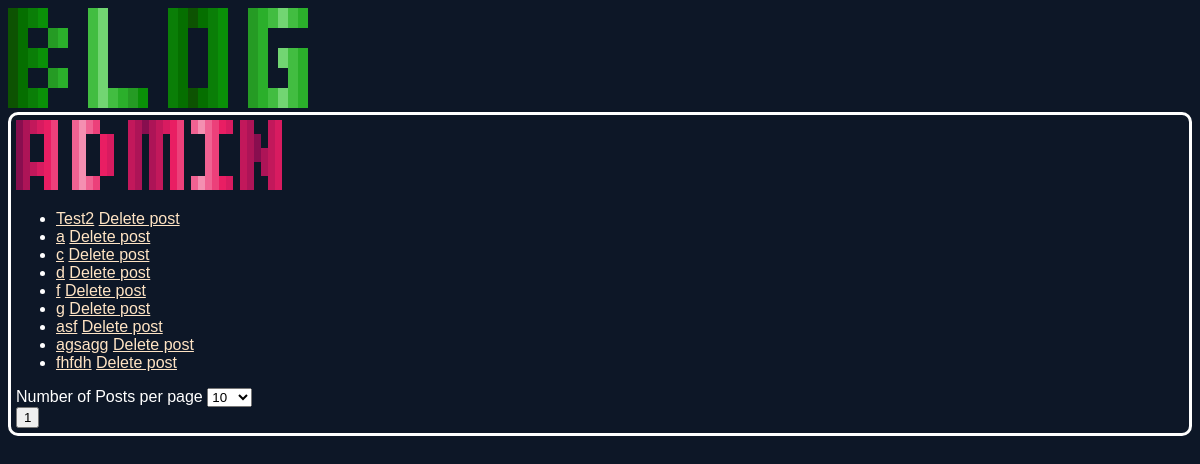
The page /admin/ on the database as committed earlier.
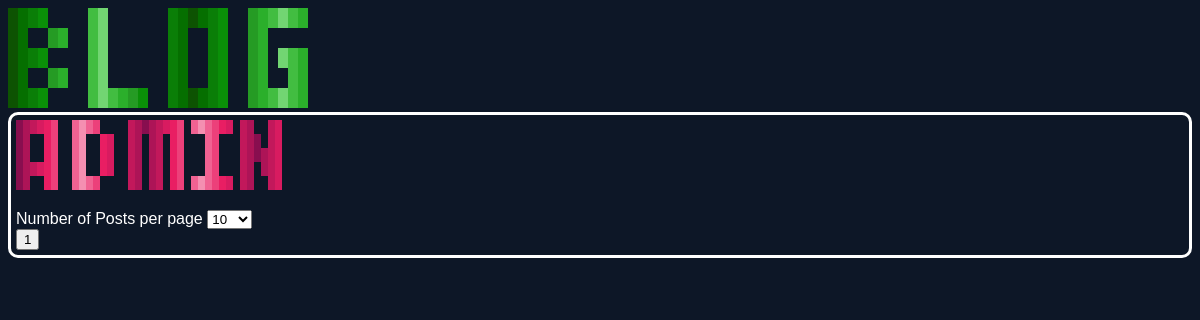
The same page on the database as committed later.
### app.py (models this page shows, shortened)
class Post(db.Model):
    id = db.Column(db.Integer, primary_key=True)
    title = db.Column(db.String(50), nullable=False)
    body = db.Column(db.String(500))
    date_created = db.Column(db.DateTime, default=datetime.now())

### app.py (the view)
@app.route("/admin/")
def admin():
    page = request.args.get("page")
    per_page = request.args.get("perpage")
    if page == None or not page.isdigit():
        page = 0
    else:
        page = int(page)
    if per_page == None or not per_page.isdigit():
        per_page = 10
    else:
        per_page = int(per_page)
    posts = Post.query.order_by(Post.date_created).all()
    pages = len(posts) // per_page + 1
    posts = posts[
        page*per_page:
        (page*per_page)+per_page
    ]
    return render_template("admin.html", posts=posts, page_count=pages, per_page=per_page)

### templates/admin.html (shortened to what this page needs)
{% extends "global.html" %}
{% block head %}
<link rel="stylesheet" href="{{ url_for('static', filename='css/admin.css') }}">
{% endblock %}
{% block body %}
<div class="main">
    <img src="{{ url_for('static', filename='images/blog-admin.png')}}">
    <ul>
        {% for post in posts %}
        <li>
            <a href="/posts/{{post.id}}">{{ post.title }}</a>
            <a href="/admin/delete/{{ post.id }}">Delete post</a>
        </li>
        {% endfor %}
    </ul>
    <label for="per-page">Number of Posts per page</label>
    <select name="per-page" id="per-page-input" onchange="update_perpage()">
        <option value="10" {% if per_page == 10 %}selected{% endif %}>10</option>
    </select>
    <div>
        {% for page_number in range(page_count) %}
        <button onclick="update_pagenumber({{page_number}})">{{page_number+1}}</button>
        {% endfor %}
    </div>
</div>
{% endblock %}

Rows that differ between the two databases and show on the page:
removed Post: title "Test2"
removed Post: title "a"
removed Post: title "c"
removed Post: title "d"
removed Post: title "f"
removed Post: title "g"
removed Post: title "asf"
removed Post: title "agsagg"
removed Post: title "fhfdh"
